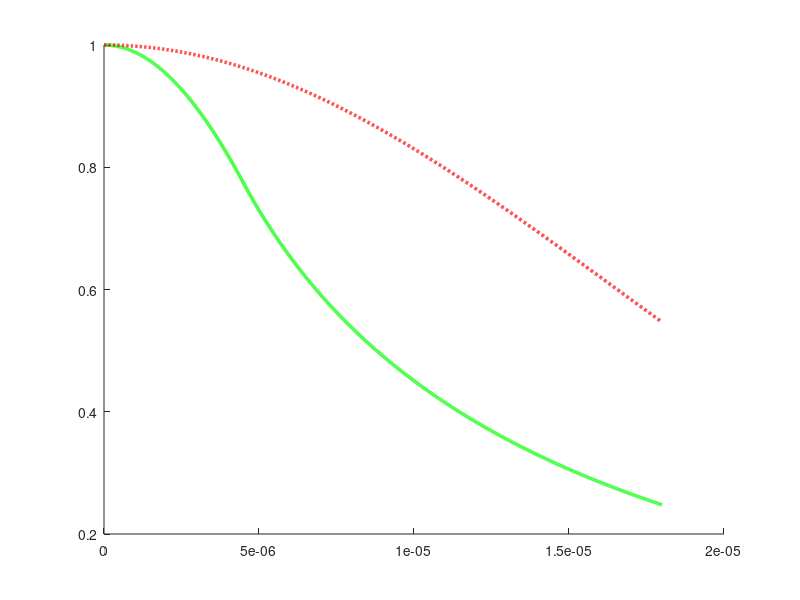

This chart was generated by the following MATLAB code: (Note: this script raises an error after producing the figure.)
% Gaussian approximation for LP01 mode 
close all
clear all
clc

%% Variables declaration
c = 3.0e8;                    %%% Light speed
mu0 = 4*pi*1e-7;              %%% Magnetic permeability
eps0 = 8.8542e-12;            %%% Electric permitivity
a = 4.5e-6;                   %%% Fiber core radius
n1 = 1.447;                   %%% Fiber core refractive index
n2 = 1.443;                   %%% Fiber cladding refractive index

%%%%%%%%%%%%%%%%%%%%%%%%%%%
Points = 3000;
r = linspace(0,4*a,Points);
l0 = 0;                       %%% Bessel function order l
Vmax = 2;                     %%% Maximum normalised frequency

%%%%%%%%%%%%%%%%%%%%%%%%%%%
for V = 1:Vmax
    %% RHS and LHS calculation
    X = linspace(0,V,Points);                   %%% Fixed variable to act as x axis X=kt*a              
    Y = real(sqrt(V.^2-X.^2));                  %%% Relationship X,Y
    LHS0 = -X.*besselj(l0-1,X)./besselj(l0,X);  %%% Left hand side of dispersion relation 
    RHS0 = Y.*besselk(l0-1,Y)./besselk(l0,Y);   %%% Right hand side of dispersion relation 

    %% Find LP01 solution
    minDistance = inf;
    distances = zeros(1,length(LHS0));
    for ni = 1 : length(LHS0)
        distances(ni) = abs(LHS0(ni) - RHS0(ni));
        if distances(ni) < minDistance
          minXindex = ni;
          minDistance = distances(ni);
        end
    end

    % Report to command window:
    fprintf('Closest distance is %f which occurs in X = %.4d\n',...
      minDistance, X(minXindex));

    %% Propagation parameters calculation
    XLP01 = X(minXindex);
    YLP01 = Y(minXindex);
    wLP01 = sqrt((XLP01^2 + YLP01^2)/(mu0*eps0*(n1^2-n2^2)*a^2));
    ktLP01 = XLP01/a;
    gammaLP01 = YLP01/a;
    beta0 = (wLP01/c*n1 + wLP01/c*n2)/2;
    delta_beta = (n1^2*wLP01^2*mu0*eps0-beta0^2-ktLP01^2)/(2*beta0);
    beta = beta0+delta_beta;
    neff = beta*c/wLP01;

    %% M(r) calculation

    M_real = zeros(1,Points);
    for i = 1:length(r)
        if r(i) < a
            M_real(i) = besselj(l0,ktLP01*r(i));
        else
            M_real(i) = besselj(l0,ktLP01*a)/besselk(l0,gammaLP01*a)*...
                besselk(l0,gammaLP01*r(i));
        end
    end

    %% Gaussian approximation calculation
    wo = a*(0.65+1.619*V^(-3/2)+2.879*V^(-6));
    M_gaussian = exp(-r.^2/wo^2);
    neff_approx = n2+(n1-n2)*(1.1428-0.996/V)^2;

    %% Plots

    %%%%%% M(r) for LP01 and Gaussian approximation %%%%%%
    figure('Renderer', 'painters', 'Position', [400 50 900 700])
    hold on
    plot(r,M_real,'-g','LineWidth',2.5)
    plot(r,M_gaussian,'--r','LineWidth',2.5)
    xline(a,'-.','LineWidth',2);
    
    xcore = 0.4*a;
    ycore = 1.1;
    str = 'Core';
    text(xcore,ycore,str)
    xclad = 1.1*a;
    yclad = 1.1;
    str = 'Cladding';
    text(xclad,yclad,str)

    title(sprintf('M(r) for V = %i',V))
    xlabel('r(m)');
    ylabel('|M|');
    axis([0 3*a -0.25 1.25])
    legend('Real', 'Gaussian')
    ax = gca;
    ax.XAxis.Exponent = -6;
    set(findall(gcf,'type','text'),'FontSize',30);
    set(gca,'FontSize',30);
    grid;
end
